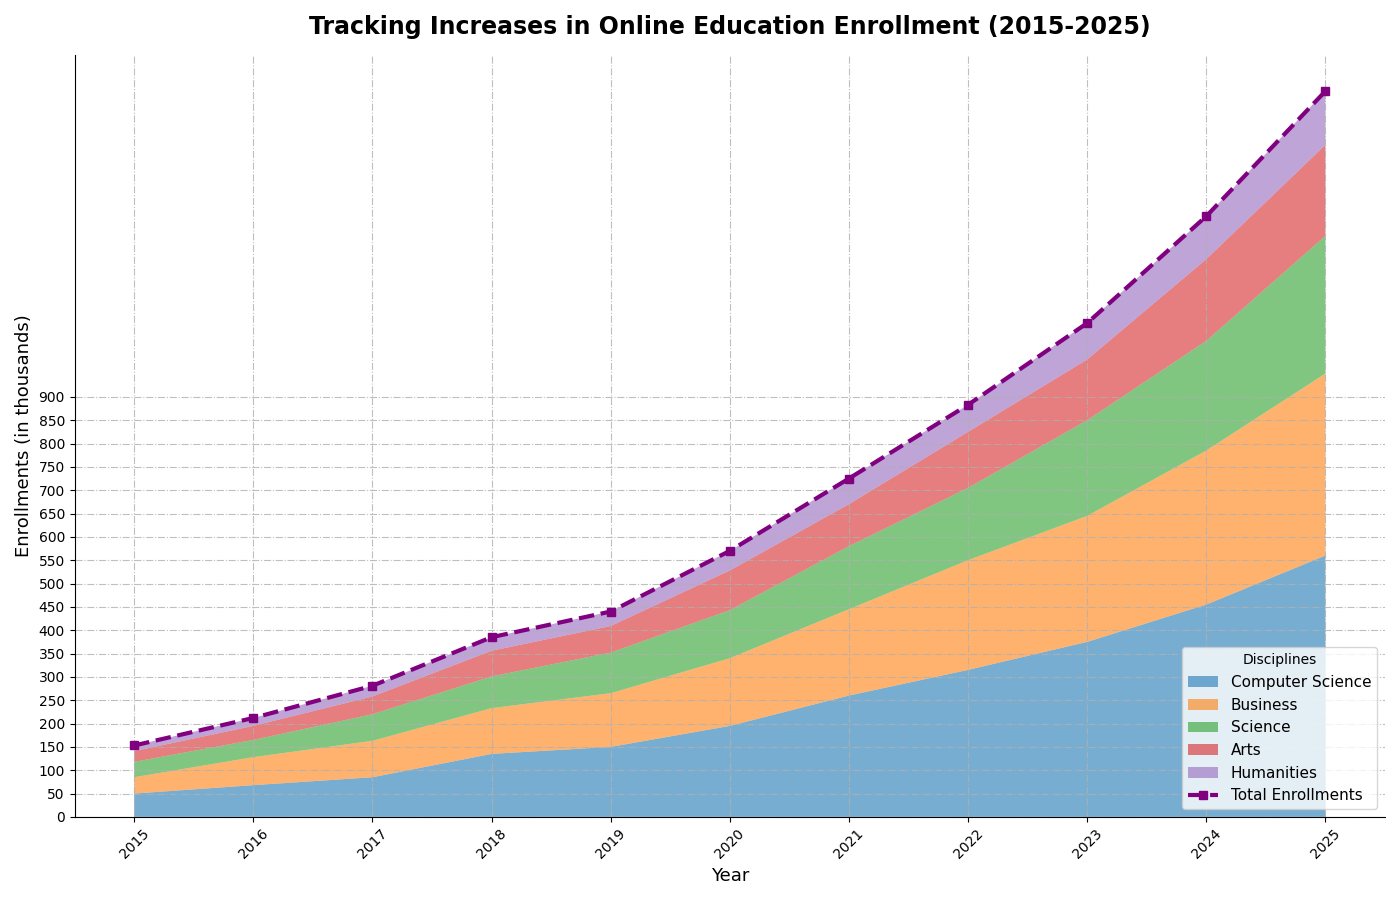

Recreate this plot in Python.
import matplotlib.pyplot as plt
import numpy as np

years = np.arange(2015, 2026)
disciplines = ['Computer Science', 'Business', 'Science', 'Arts', 'Humanities']

cs_enrollments = [50, 68, 85, 135, 150, 195, 260, 315, 375, 455, 560]
business_enrollments = [35, 60, 78, 98, 115, 145, 185, 235, 270, 330, 390]
science_enrollments = [33, 37, 57, 68, 87, 103, 135, 155, 205, 235, 295]
arts_enrollments = [23, 30, 38, 55, 57, 85, 90, 120, 130, 175, 195]
humanities_enrollments = [12, 17, 23, 29, 31, 42, 55, 58, 78, 92, 115]
enrollment_data = np.vstack([cs_enrollments, business_enrollments, science_enrollments, arts_enrollments, humanities_enrollments])
total_enrollments = np.sum(enrollment_data, axis=0)

fig, ax = plt.subplots(figsize=(14, 9))

# Changed the colors
ax.stackplot(years, enrollment_data, labels=disciplines, colors=['#1f77b4', '#ff7f0e', '#2ca02c', '#d62728', '#9467bd'], alpha=0.6)

ax.plot(years, total_enrollments, label='Total Enrollments', color='purple', linewidth=3, marker='s', linestyle='--')

ax.set_title('Tracking Increases in Online Education Enrollment (2015-2025)', fontsize=17, fontweight='bold', pad=15)
ax.set_xlabel('Year', fontsize=13)
ax.set_ylabel('Enrollments (in thousands)', fontsize=13)

ax.spines['top'].set_visible(False)
ax.spines['right'].set_visible(False)

ax.legend(loc='lower right', title='Disciplines', fontsize=11)
ax.grid(True, linestyle='-.', alpha=0.8)
plt.xticks(years, rotation=45)
plt.yticks(np.arange(0, 901, 50))

plt.tight_layout()
plt.show()
